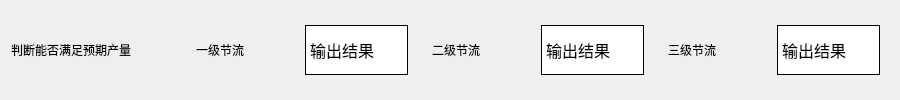
                      <widget class="QFrame" name="frame_178">
                       <property name="sizePolicy">
                        <sizepolicy hsizetype="Expanding" vsizetype="Expanding">
                         <horstretch>0</horstretch>
                         <verstretch>0</verstretch>
                        </sizepolicy>
                       </property>
                       <property name="minimumSize">
                        <size>
                         <width>900</width>
                         <height>75</height>
                        </size>
                       </property>
                       <property name="maximumSize">
                        <size>
                         <width>16777215</width>
                         <height>16777215</height>
                        </size>
                       </property>
                       <property name="styleSheet">
                        <string notr="true">border:0px</string>
                       </property>
                       <property name="frameShape">
                        <enum>QFrame::StyledPanel</enum>
                       </property>
                       <property name="frameShadow">
                        <enum>QFrame::Raised</enum>
                       </property>
                       <layout class="QHBoxLayout" name="horizontalLayout_162">
                        <item>
                         <widget class="QLabel" name="label_218">
                          <property name="minimumSize">
                           <size>
                            <width>170</width>
                            <height>0</height>
                           </size>
                          </property>
                          <property name="maximumSize">
                           <size>
                            <width>150</width>
                            <height>16777215</height>
                           </size>
                          </property>
                          <property name="styleSheet">
                           <string notr="true">font: 20pt &quot;黑体&quot;; </string>
                          </property>
                          <property name="text">
                           <string>判断能否满足预期产量</string>
                          </property>
                          <property name="wordWrap">
                           <bool>true</bool>
                          </property>
                         </widget>
                        </item>
                        <item>
                         <widget class="QFrame" name="frame_179">
                          <property name="frameShape">
                           <enum>QFrame::StyledPanel</enum>
                          </property>
                          <property name="frameShadow">
                           <enum>QFrame::Raised</enum>
                          </property>
                          <layout class="QHBoxLayout" name="horizontalLayout_163">
                           <property name="topMargin">
                            <number>1</number>
                           </property>
                           <property name="bottomMargin">
                            <number>1</number>
                           </property>
                           <item>
                            <widget class="QLabel" name="label_219">
                             <property name="sizePolicy">
                              <sizepolicy hsizetype="Preferred" vsizetype="Preferred">
                               <horstretch>0</horstretch>
                               <verstretch>0</verstretch>
                              </sizepolicy>
                             </property>
                             <property name="maximumSize">
                              <size>
                               <width>16777215</width>
                               <height>16777215</height>
                              </size>
                             </property>
                             <property name="styleSheet">
                              <string notr="true">font: 14pt &quot;黑体&quot;;</string>
                             </property>
                             <property name="text">
                              <string>一级节流</string>
                             </property>
                            </widget>
                           </item>
                           <item>
                            <widget class="QLabel" name="P2_3">
                             <property name="minimumSize">
                              <size>
                               <width>100</width>
                               <height>45</height>
                              </size>
                             </property>
                             <property name="maximumSize">
                              <size>
                               <width>16777215</width>
                               <height>50</height>
                              </size>
                             </property>
                             <property name="font">
                              <font>
                               <family>宋体</family>
                               <pointsize>12</pointsize>
                               <weight>9</weight>
                               <italic>false</italic>
                               <bold>false</bold>
                              </font>
                             </property>
                             <property name="styleSheet">
                              <string notr="true">font: 75 12pt &quot;宋体&quot;;
border-bottom: 1px solid rgb(0,0,0);

border:1px inset;
background-color: rgb(255, 255, 255);</string>
                             </property>
                             <property name="text">
                              <string>输出结果</string>
                             </property>
                            </widget>
                           </item>
                          </layout>
                         </widget>
                        </item>
                        <item>
                         <widget class="QFrame" name="frame_180">
                          <property name="frameShape">
                           <enum>QFrame::StyledPanel</enum>
                          </property>
                          <property name="frameShadow">
                           <enum>QFrame::Raised</enum>
                          </property>
                          <layout class="QHBoxLayout" name="horizontalLayout_164">
                           <property name="topMargin">
                            <number>1</number>
                           </property>
                           <property name="bottomMargin">
                            <number>1</number>
                           </property>
                           <item>
                            <widget class="QLabel" name="label_220">
                             <property name="sizePolicy">
                              <sizepolicy hsizetype="Preferred" vsizetype="Preferred">
                               <horstretch>0</horstretch>
                               <verstretch>0</verstretch>
                              </sizepolicy>
                             </property>
                             <property name="maximumSize">
                              <size>
                               <width>16777215</width>
                               <height>16777215</height>
                              </size>
                             </property>
                             <property name="styleSheet">
                              <string notr="true">font: 14pt &quot;黑体&quot;;</string>
                             </property>
                             <property name="text">
                              <string>二级节流</string>
                             </property>
                            </widget>
                           </item>
                           <item>
                            <widget class="QLabel" name="P22_3">
                             <property name="minimumSize">
                              <size>
                               <width>100</width>
                               <height>45</height>
                              </size>
                             </property>
                             <property name="maximumSize">
                              <size>
                               <width>16777215</width>
                               <height>50</height>
                              </size>
                             </property>
                             <property name="font">
                              <font>
                               <family>宋体</family>
                               <pointsize>12</pointsize>
                               <weight>9</weight>
                               <italic>false</italic>
                               <bold>false</bold>
                              </font>
                             </property>
                             <property name="styleSheet">
                              <string notr="true">font: 75 12pt &quot;宋体&quot;;
border-bottom: 1px solid rgb(0,0,0);

border:1px inset;
background-color: rgb(255, 255, 255);</string>
                             </property>
                             <property name="text">
                              <string>输出结果</string>
                             </property>
                            </widget>
                           </item>
                          </layout>
                         </widget>
                        </item>
                        <item>
                         <widget class="QFrame" name="frame_181">
                          <property name="frameShape">
                           <enum>QFrame::StyledPanel</enum>
                          </property>
                          <property name="frameShadow">
                           <enum>QFrame::Raised</enum>
                          </property>
                          <layout class="QHBoxLayout" name="horizontalLayout_165">
                           <property name="topMargin">
                            <number>1</number>
                           </property>
                           <property name="bottomMargin">
                            <number>1</number>
                           </property>
                           <item>
                            <widget class="QLabel" name="label_221">
                             <property name="sizePolicy">
                              <sizepolicy hsizetype="Preferred" vsizetype="Preferred">
                               <horstretch>0</horstretch>
                               <verstretch>0</verstretch>
                              </sizepolicy>
                             </property>
                             <property name="maximumSize">
                              <size>
                               <width>16777215</width>
                               <height>16777215</height>
                              </size>
                             </property>
                             <property name="styleSheet">
                              <string notr="true">font: 14pt &quot;黑体&quot;;</string>
                             </property>
                             <property name="text">
                              <string>三级节流</string>
                             </property>
                            </widget>
                           </item>
                           <item>
                            <widget class="QLabel" name="P222_3">
                             <property name="minimumSize">
                              <size>
                               <width>100</width>
                               <height>45</height>
                              </size>
                             </property>
                             <property name="maximumSize">
                              <size>
                               <width>16777215</width>
                               <height>50</height>
                              </size>
                             </property>
                             <property name="font">
                              <font>
                               <family>宋体</family>
                               <pointsize>12</pointsize>
                               <weight>9</weight>
                               <italic>false</italic>
                               <bold>false</bold>
                              </font>
                             </property>
                             <property name="styleSheet">
                              <string notr="true">font: 75 12pt &quot;宋体&quot;;
border-bottom: 1px solid rgb(0,0,0);

border:1px inset;
background-color: rgb(255, 255, 255);</string>
                             </property>
                             <property name="text">
                              <string>输出结果</string>
                             </property>
                            </widget>
                           </item>
                          </layout>
                         </widget>
                        </item>
                       </layout>
                      </widget>
